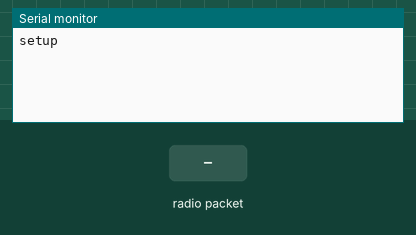
This sketch was run on a simulated Arduino Uno, built with avr-gcc and run on an emulated ATmega328P. Parts: the last lines printed to the serial monitor. The inputs (shaded band) are chosen by the test bench. No radio packets arrive unless stated.

Above: at 1.2 s.
1.3 s: radio packet "1" arrives
At 2.1 s:
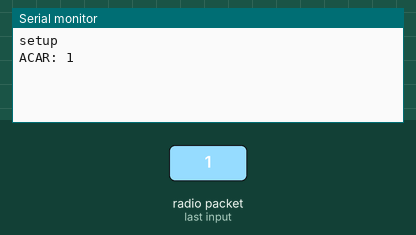
2.8 s: radio packet "0" arrives
At 3.3 s:
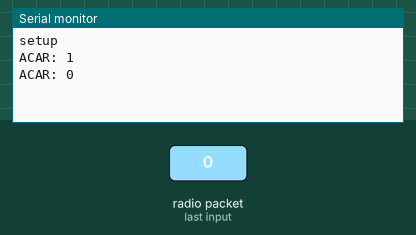
4.3 s: radio packet "2" arrives
At 5.6 s:
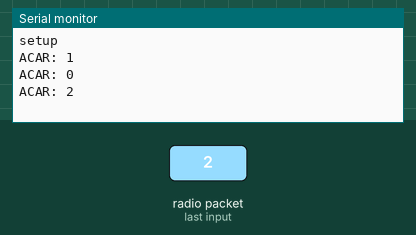

Measured:
- after the input at 1.3 s, the serial monitor: prints a new line at once (image 1)
- after the input at 2.8 s, the serial monitor: prints a new line at once (image 2)
- after the input at 4.3 s, the serial monitor: prints a new line at once (image 3)

The sketch:

recepteur.ino
```cpp
 #include <VirtualWire.h>

    int RF_RX_PIN = 2; // Définition du pin

    void setup()
    {
      Serial.begin(9600);// Ouvre le port série, définit le débit de données à 9600 bps
      Serial.println("setup"); // Permet de lire "setup", et permet de rentrer dans la boucle
      vw_set_rx_pin(RF_RX_PIN);  // Définir le pin
      vw_setup(2000); // Transmission en bit par seconde (bauds)
      vw_rx_start(); // Commencement du receveur
    }

    void loop()
    {
      uint8_t mess[VW_MAX_MESSAGE_LEN]; //Permet de mettre "mess" en nombre max d'octet
      uint8_t message = VW_MAX_MESSAGE_LEN;//Permet de mettre "message" en nombre max d'octet
      if(vw_get_message(mess, &message)) // on ne bloque ni les entrées ni les sorties
      {
        int i;
        // Message avec contrôle reçu en lettre
        Serial.print("ACAR: "); // Permet d'afficher "ACAR" devant le message reçu
        for(i = 0; i < message; ++i)
        {
          Serial.write(mess[i]);// On reçois le message en lettre
          Serial.print(" ");

        }
        Serial.println("");
      }
    }
```
